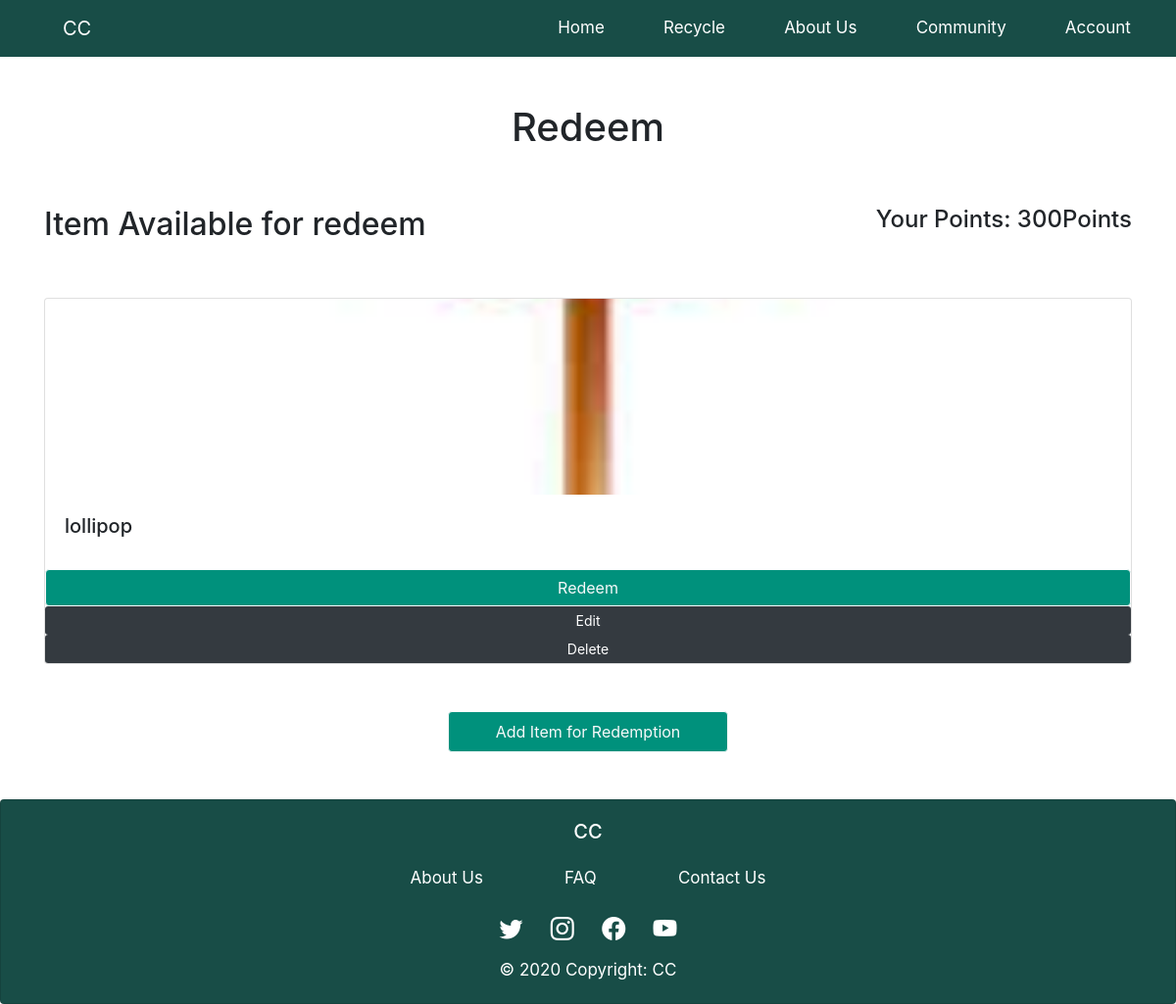
The app's page /Redeem with its own data.
### app.py (models this page shows, shortened)
class Redeem(db.Model):
    id = db.Column(db.Integer, primary_key = True)
    name = db.Column(db.String(200), nullable = False, unique = True)
    date_added = db.Column(db.DateTime, default=datetime.utcnow)
    point_required = db.Column(db.Integer)
    itemImage = db.Column(db.String(200), nullable = False, unique = True)
    quantity_available = db.Column(db.Integer)
    redeemItem = db.relationship('RedeemedItem', backref = 'redeem', lazy = True)

### app.py (the view)
@app.route('/Redeem', methods=['GET', 'POST'])
def redeem():
    our_items = Redeem.query.order_by(Redeem.date_added)
    return render_template("redeem.html", our_items= our_items)

### app.py (called while the page is built)
@app.before_request
def before_request():
    g.user = None
    if 'user id' in session:
        g.user = session['user id']

### templates/redeem.html (shortened to what this page needs)
{% extends "base.html" %}
{% block head %}
    <link rel="stylesheet" href="{{ url_for('static', filename='CSS/redeem.css')}}">
{% endblock %}
{% block content %}
<div class="container">
    <h1 class="p-5 text-center">Redeem</h1>
    <div class="d-flex justify-content-between">
        <h2>Item Available for redeem</h2>
        <h4>Your Points: 300Points</h4>
    </div>
    <div class="card-deck py-5">
      {% for our_item in our_items %}
        <div class="card">
          <img class="img-fluid fit-image" src="{{url_for('static', filename='IMAGE/' + our_item.itemImage )}}" class="card-img-top" alt="...">
          <div class="card-body">
            <h5 class="card-title">{{our_item.name}}</h5>
          </div>
          <a href="{{ url_for('add_redeem_item', id=our_item.id)}}" class="text-center btn btn-primary btn-green btn-outline-light w-100">Redeem</a>
          <a href="{{ url_for('update_redeem_item', id=our_item.id)}}" class="text-center btn-sm btn-dark w-100">
            Edit
          </a>
          <a type="button" href="{{ url_for('delete_redeem', id=our_item.id)}}" class="text-center btn-sm btn-dark w-100">
            Delete
          </a>
        </div>
        {% endfor %}
    </div>
    <div class="d-flex justify-content-center pb-5">
      <a href="/createRedeemItem" class="btn btn-green btn-outline-light px-5 py-2">Add Item for Redemption</a>
    </div>
</div>
{% endblock %}

### static/CSS/base.css (style rules this page uses)
a, i { color: #FFF; }

### static/CSS/redeem.css (style rules this page uses)
.btn-green { background-color: #00917C; }
.fit-image { width:100%; height:200px; object-fit:cover; border-radius: 5px; }

### records on screen
Redeem: itemImage (picture), name "lollipop"
